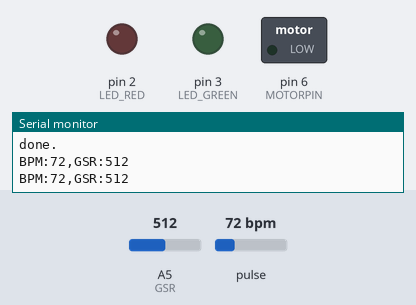
Recording of a sketch running on a simulated Arduino Uno, built with avr-gcc and run on an emulated ATmega328P. Shown: switched loads named in the sketch (green lamp = pin HIGH), output pins drawn as LEDs (lit = HIGH), the last lines printed to the serial monitor. Dashed ring = blinking. Inputs (shaded band) come from the test bench; at power-on: pulse 72 bpm, A5 (GSR) = 512. Storage starts empty.

Above: at 7.4 s.
7.5 s: pulse set to 89 bpm
10.4 s: pulse set to 92 bpm
At 11.41 s:
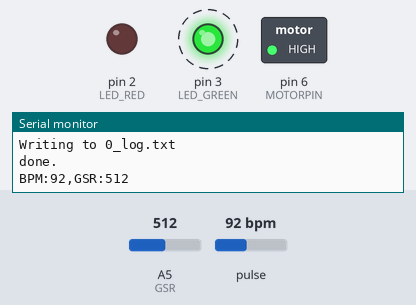
13.4 s: A5 (GSR) set to 80
At 14.6 s:
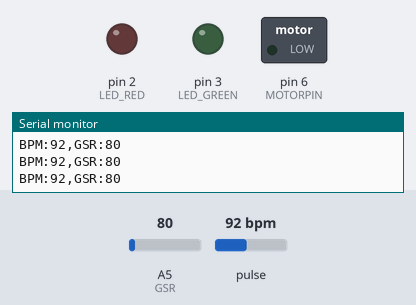
16.4 s: A5 (GSR) set to 294
18.6 s: A5 (GSR) set to 325
At 19.56 s:
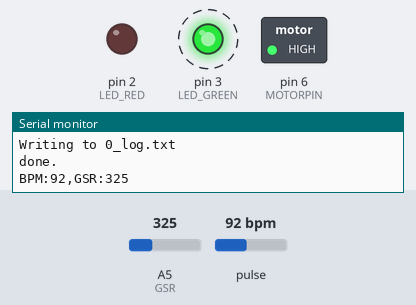
21.6 s: A5 (GSR) set to 306
At 22.3 s:
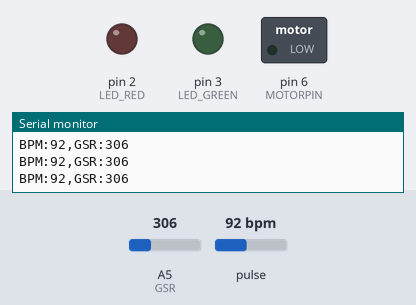
Timing chart, 0 to 24.1 s (numbered marks = the images above; inputs shaded):
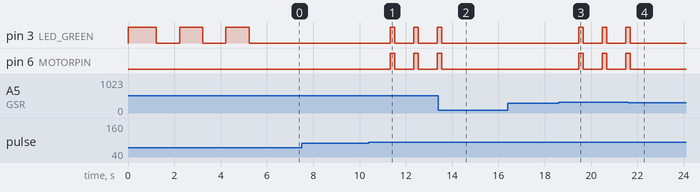

Measured:
- the behaviour switches between 90 and 91 bpm on pulse (found by bisection; images 0 and 1)
- the behaviour switches between 309 and 310 on A5 (GSR) (found by bisection; images 2 and 3)
- after the input at 10.4 s, pin 3 (LED_GREEN), pin 6 (MOTORPIN): alternates HIGH for 0.20 s and LOW for 0.82 s, starting after 0.92 s
- after the input at 13.4 s, pin 3 (LED_GREEN), pin 6 (MOTORPIN): goes on until 13.6 s, then stays LOW
- after the input at 18.6 s, pin 3 (LED_GREEN), pin 6 (MOTORPIN): alternates HIGH for 0.20 s and LOW for 0.82 s, starting after 0.86 s
- after the input at 21.6 s, pin 3 (LED_GREEN), pin 6 (MOTORPIN): goes on until 21.7 s, then stays LOW

The sketch:

main.ino
```cpp
#define USE_ARDUINO_INTERRUPTS true    // Set-up low-level interrupts for most acurate BPM math.

#include <PulseSensorPlayground.h>
#include <SPI.h>
#include <SD.h>

// Pin variables
const int MOTORPIN = 6;
const int HEARTPIN = 0;
const int GSR=SCL;
const int LED13 = 13;
const int LED_RED = 2;
const int LED_GREEN = 3;

// Calculation constants
const int CHECKING_HZ = 10;
const int VIB_THRESHOLD = 110;
const int COUNT_MEASURES = 10;

// Variables
int threshold = 515;
int sensorValue=0;
float gsrAverage=0;
int bpmAverage=0;
int checkingDelay = 1000/CHECKING_HZ;
unsigned long time;
String configName = "config.txt";
String logName = "_log.txt";

PulseSensorPlayground pulseSensor;

/**
 * Writes to given file.
 *
 * This function finds a file based on the filename and then writes a specified given line to it.
 *
 * @param filename the filename of the file to write to, with extension
 * @param line the lines to write to a file
 */
void writeToFile(String filename, String line, bool newLine){
  File fileToWrite = SD.open(filename, FILE_WRITE);

  // if the file opened okay, write to it:
  if (fileToWrite) {
    String serialPrintString = "Writing to " + filename;
    Serial.println(serialPrintString);

    fileToWrite.print(line);
    if (newLine){
      fileToWrite.println("");
    }
    // close the file:
    fileToWrite.close();

    Serial.println("done.");
  } else {
    // if the file didn't open, print an error:
    String serialPrintString = "WRITE_TO_FILE: Error opening " + filename;
    Serial.println(serialPrintString);
  }
}

// creates a config file if none existed already
void startConfigFile() {
  // check if the config file already exists
  if (!(SD.exists(configName))) {
    writeToFile(configName, "0", false);
  }
}

// updates config file to have the correct log number for the next log
void updateConfigFile() {
  int newLogNumber = getLogNumber() + 1;
  File updateFile = SD.open(configName, O_WRITE);

  // if the file opened okay, write to it:
  if (updateFile) {
    String serialPrintString = "Writing to " + configName;
    Serial.println(serialPrintString);

    updateFile.print(String(newLogNumber));
    // close the file:
    updateFile.close();

    Serial.println("done.");
  } else {
    // if the file didn't open, print an error:
    String serialPrintString = "UPDATE_CONFIG_FILE: Error opening " + configName;
    Serial.println(serialPrintString);
  }
}

// gets log number from config file
int getLogNumber() {
  // open config file for reading
  File configRead = SD.open(configName);

  int logNumber = 0;
  String logString = "";

  if (configRead) {
    Serial.println("config.txt:");

    while(configRead.available()){
      logString += (char)configRead.read();
      Serial.println("Log string until now is: " + logString);
    }
    Serial.println("Log number is " + logString);
    logNumber = String(logString).toInt();
    configRead.close();
    return logNumber;
  } else {
    // if the file didn't open, print an error:
    Serial.println("GET_LOG_NUMBER: error opening " + configName);
    return 999;
  }
}

// Setup, runs once each time the device is started
void setup() {
  // Open serial communications and wait for port to open:
  digitalWrite(LED_GREEN, HIGH);
  digitalWrite(LED_RED, LOW);

  Serial.begin(9600);
  while (!Serial) {
    ; // wait for serial port to connect. Needed for native USB port only
  }

  // Set the pin to output
  pinMode(LED_GREEN, OUTPUT);
  pinMode(LED_RED, OUTPUT);
  pinMode(MOTORPIN, OUTPUT);

  Serial.print("Initializing SD card...");

  if (!SD.begin(4)) {
    Serial.println("initialization failed!");
    digitalWrite(LED_RED, HIGH);
    while (1);
  }
  Serial.println("initialization done.");

  // start config file, get the right log name, ste new log number
  startConfigFile();
  String logNumber = String(getLogNumber());
  logName = logNumber + logName;
  updateConfigFile();

  writeToFile(logName, "T,BPM,GSR", true);

  // Configure the PulseSensor object, by assigning our variables to it.
  pulseSensor.analogInput(HEARTPIN);
  pulseSensor.setThreshold(threshold);

  // Double-check the "pulseSensor" object was created and "began" seeing a signal.
  if (pulseSensor.begin()) {
    Serial.println("We created a pulseSensor object!");  //This prints one time at Arduino power-up,  or on Arduino reset.
  }

  digitalWrite(MOTORPIN, LOW);
  digitalWrite(LED_GREEN, LOW);

  // Blink the green light 3 times to indicate the setup was completed
  // and the device has started
  for(int i = 0; i < 3; i++) {
    digitalWrite(LED_GREEN, HIGH);
    delay(1000);
    digitalWrite(LED_GREEN, LOW);
    delay(1000);
  }
}

// this function loops while the device is running
void loop() {
  time = millis();
  long gsrSum=0; // used for the GSr sensor"s averageing
  long bpmSum=0;

  // Collecting data for a certain amount of loops.
  // End of while loop, then we write data to SD card
  for(int i = 0; i < COUNT_MEASURES; i++) {
    if (i == 2) { // when the counter is 2, the while loop has had 5 * 100 seconds waited
      digitalWrite(MOTORPIN, LOW); // turn off the vibration motor
      digitalWrite(LED_GREEN, LOW);
    }

    // Calls function on our pulseSensor object that returns BPM as an "int"
    int myBPM = pulseSensor.getBeatsPerMinute(); // holds the BPM value for now

    sensorValue = analogRead(GSR);
    gsrSum += sensorValue;
    bpmSum += myBPM;

    Serial.print("BPM:"); Serial.print(myBPM); Serial.print(","); Serial.print("GSR:"); Serial.println(sensorValue);

    // TODO: Have a delay for a more stable signal, maybe make this a variable?
    // Currently checks at CHECKING_HZ Hz
    delay(checkingDelay);
  }

  Serial.println("Loop ended");

  gsrAverage = gsrSum/COUNT_MEASURES / 10; // TODO: REMOVE /10 !!!
  bpmAverage = bpmSum/COUNT_MEASURES;

  int seconds = time/1000;

  String writeLine = String(seconds) + ", " + String(bpmAverage) + ", " + String(gsrAverage);
  writeToFile(logName, writeLine, true);

  // Make the vibration motor vibrate on a pulse
  // TODO: make variables of the numbers and make them correct
  if (bpmAverage > 90 && gsrAverage > 30) {
     digitalWrite(MOTORPIN, HIGH);
     digitalWrite(LED_GREEN, HIGH);
  }
}
```
